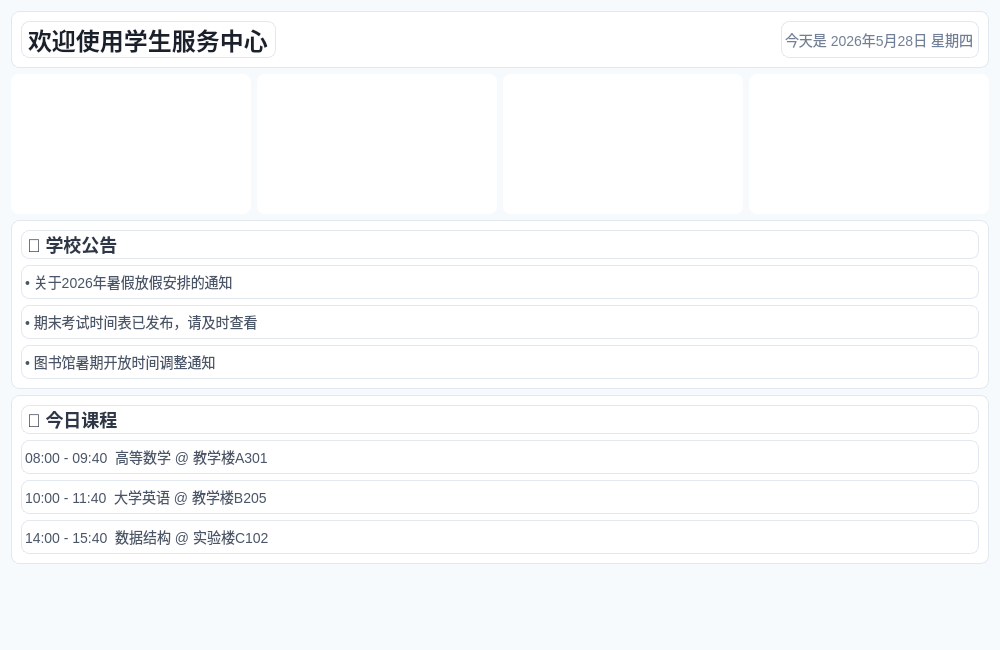
<?xml version="1.0" encoding="UTF-8"?>
<ui version="4.0">
 <class>StudentHomePage</class>
 <widget class="QWidget" name="StudentHomePage">
  <property name="geometry">
   <rect>
    <x>0</x>
    <y>0</y>
    <width>1000</width>
    <height>650</height>
   </rect>
  </property>
  <property name="styleSheet">
   <string notr="true">QWidget {
    background: #f7fafc;
}
QFrame {
    background: white;
    border-radius: 8px;
    border: 1px solid #e2e8f0;
}
QLabel {
    color: #4a5568;
}
</string>
  </property>
  <layout class="QVBoxLayout" name="verticalLayout">
   <item>
    <widget class="QFrame" name="headerFrame">
     <layout class="QHBoxLayout" name="horizontalLayout">
      <item>
       <widget class="QLabel" name="studentNameLabel">
        <property name="styleSheet">
         <string notr="true">font-size: 24px; font-weight: bold; color: #1a202c;</string>
        </property>
        <property name="text">
         <string>欢迎使用学生服务中心</string>
        </property>
       </widget>
      </item>
      <item>
       <spacer name="horizontalSpacer">
        <property name="orientation">
         <enum>Qt::Orientation::Horizontal</enum>
        </property>
        <property name="sizeHint" stdset="0">
         <size>
          <width>40</width>
          <height>20</height>
         </size>
        </property>
       </spacer>
      </item>
      <item>
       <widget class="QLabel" name="dateLabel">
        <property name="styleSheet">
         <string notr="true">font-size: 14px; color: #718096;</string>
        </property>
        <property name="text">
         <string>今天是 2026年5月28日 星期四</string>
        </property>
       </widget>
      </item>
     </layout>
    </widget>
   </item>
   <item>
    <layout class="QHBoxLayout" name="horizontalLayout_2">
     <item>
      <widget class="QFrame" name="courseCountFrame">
       <property name="styleSheet">
        <string notr="true">QFrame {
        background-color: qlineargradient(
            x1:0, y1:0,
            x2:1, y2:1,
            stop:0 #667eea,
            stop:1 #764ba2
        );
        border: none;
    }
    QLabel {
        color: white;
    }</string>
       </property>
       <layout class="QVBoxLayout" name="verticalLayout_2">
        <item>
         <widget class="QLabel" name="courseIcon">
          <property name="styleSheet">
           <string notr="true">font-size: 32px;</string>
          </property>
          <property name="text">
           <string>📚</string>
          </property>
         </widget>
        </item>
        <item>
         <widget class="QLabel" name="courseCount">
          <property name="styleSheet">
           <string notr="true">font-size: 28px; font-weight: bold;</string>
          </property>
          <property name="text">
           <string>6</string>
          </property>
         </widget>
        </item>
        <item>
         <widget class="QLabel" name="courseLabel">
          <property name="styleSheet">
           <string notr="true">font-size: 14px; opacity: 0.9;</string>
          </property>
          <property name="text">
           <string>本学期课程</string>
          </property>
         </widget>
        </item>
       </layout>
      </widget>
     </item>
     <item>
      <widget class="QFrame" name="creditFrame">
       <property name="styleSheet">
        <string notr="true">QFrame {
        background-color: qlineargradient(
            x1:0, y1:0,
            x2:1, y2:1,
            stop:0 #f093fb,
            stop:1 #f5576c
        );
    border: none;
}
QLabel {
    color: white;
}</string>
       </property>
       <layout class="QVBoxLayout" name="verticalLayout_3">
        <item>
         <widget class="QLabel" name="creditIcon">
          <property name="styleSheet">
           <string notr="true">font-size: 32px;</string>
          </property>
          <property name="text">
           <string>🎯</string>
          </property>
         </widget>
        </item>
        <item>
         <widget class="QLabel" name="creditCount">
          <property name="styleSheet">
           <string notr="true">font-size: 28px; font-weight: bold;</string>
          </property>
          <property name="text">
           <string>18.5</string>
          </property>
         </widget>
        </item>
        <item>
         <widget class="QLabel" name="creditLabel">
          <property name="styleSheet">
           <string notr="true">font-size: 14px; opacity: 0.9;</string>
          </property>
          <property name="text">
           <string>已修学分</string>
          </property>
         </widget>
        </item>
       </layout>
      </widget>
     </item>
     <item>
      <widget class="QFrame" name="gpaFrame">
       <property name="styleSheet">
        <string notr="true">QFrame {
        background-color: qlineargradient(
            x1:0, y1:0,
            x2:1, y2:1,
            stop:0 #4facfe,
            stop:1 #00f2fe
        );
    border: none;
}
QLabel {
    color: white;
}</string>
       </property>
       <layout class="QVBoxLayout" name="verticalLayout_4">
        <item>
         <widget class="QLabel" name="gpaIcon">
          <property name="styleSheet">
           <string notr="true">font-size: 32px;</string>
          </property>
          <property name="text">
           <string>📊</string>
          </property>
         </widget>
        </item>
        <item>
         <widget class="QLabel" name="gpaCount">
          <property name="styleSheet">
           <string notr="true">font-size: 28px; font-weight: bold;</string>
          </property>
          <property name="text">
           <string>3.85</string>
          </property>
         </widget>
        </item>
        <item>
         <widget class="QLabel" name="gpaLabel">
          <property name="styleSheet">
           <string notr="true">font-size: 14px; opacity: 0.9;</string>
          </property>
          <property name="text">
           <string>平均绩点</string>
          </property>
         </widget>
        </item>
       </layout>
      </widget>
     </item>
     <item>
      <widget class="QFrame" name="rankFrame">
       <property name="styleSheet">
        <string notr="true">QFrame {
        background-color: qlineargradient(
            x1:0, y1:0,
            x2:1, y2:1,
            stop:0 #fa709a,
            stop:1 #fee140
        );
    border: none;
}
QLabel {
    color: white;
}</string>
       </property>
       <layout class="QVBoxLayout" name="verticalLayout_5">
        <item>
         <widget class="QLabel" name="rankIcon">
          <property name="styleSheet">
           <string notr="true">font-size: 32px;</string>
          </property>
          <property name="text">
           <string>🏆</string>
          </property>
         </widget>
        </item>
        <item>
         <widget class="QLabel" name="rankCount">
          <property name="styleSheet">
           <string notr="true">font-size: 28px; font-weight: bold;</string>
          </property>
          <property name="text">
           <string>5/45</string>
          </property>
         </widget>
        </item>
        <item>
         <widget class="QLabel" name="rankLabel">
          <property name="styleSheet">
           <string notr="true">font-size: 14px; opacity: 0.9;</string>
          </property>
          <property name="text">
           <string>班级排名</string>
          </property>
         </widget>
        </item>
       </layout>
      </widget>
     </item>
    </layout>
   </item>
   <item>
    <widget class="QFrame" name="noticeFrame">
     <layout class="QVBoxLayout" name="verticalLayout_6">
      <item>
       <widget class="QLabel" name="noticeTitle">
        <property name="styleSheet">
         <string notr="true">font-size: 18px; font-weight: bold; color: #2d3748;</string>
        </property>
        <property name="text">
         <string>📢 学校公告</string>
        </property>
       </widget>
      </item>
      <item>
       <widget class="QLabel" name="notice1">
        <property name="styleSheet">
         <string notr="true">font-size: 14px; color: #4a5568; padding: 5px 0;</string>
        </property>
        <property name="text">
         <string>• 关于2026年暑假放假安排的通知</string>
        </property>
       </widget>
      </item>
      <item>
       <widget class="QLabel" name="notice2">
        <property name="styleSheet">
         <string notr="true">font-size: 14px; color: #4a5568; padding: 5px 0;</string>
        </property>
        <property name="text">
         <string>• 期末考试时间表已发布，请及时查看</string>
        </property>
       </widget>
      </item>
      <item>
       <widget class="QLabel" name="notice3">
        <property name="styleSheet">
         <string notr="true">font-size: 14px; color: #4a5568; padding: 5px 0;</string>
        </property>
        <property name="text">
         <string>• 图书馆暑期开放时间调整通知</string>
        </property>
       </widget>
      </item>
     </layout>
    </widget>
   </item>
   <item>
    <widget class="QFrame" name="scheduleFrame">
     <layout class="QVBoxLayout" name="verticalLayout_7">
      <item>
       <widget class="QLabel" name="scheduleTitle">
        <property name="styleSheet">
         <string notr="true">font-size: 18px; font-weight: bold; color: #2d3748;</string>
        </property>
        <property name="text">
         <string>📅 今日课程</string>
        </property>
       </widget>
      </item>
      <item>
       <widget class="QLabel" name="schedule1">
        <property name="styleSheet">
         <string notr="true">font-size: 14px; color: #4a5568; padding: 5px 0;</string>
        </property>
        <property name="text">
         <string>08:00 - 09:40  高等数学 @ 教学楼A301</string>
        </property>
       </widget>
      </item>
      <item>
       <widget class="QLabel" name="schedule2">
        <property name="styleSheet">
         <string notr="true">font-size: 14px; color: #4a5568; padding: 5px 0;</string>
        </property>
        <property name="text">
         <string>10:00 - 11:40  大学英语 @ 教学楼B205</string>
        </property>
       </widget>
      </item>
      <item>
       <widget class="QLabel" name="schedule3">
        <property name="styleSheet">
         <string notr="true">font-size: 14px; color: #4a5568; padding: 5px 0;</string>
        </property>
        <property name="text">
         <string>14:00 - 15:40  数据结构 @ 实验楼C102</string>
        </property>
       </widget>
      </item>
     </layout>
    </widget>
   </item>
   <item>
    <spacer name="verticalSpacer">
     <property name="orientation">
      <enum>Qt::Orientation::Vertical</enum>
     </property>
     <property name="sizeHint" stdset="0">
      <size>
       <width>20</width>
       <height>40</height>
      </size>
     </property>
    </spacer>
   </item>
  </layout>
 </widget>
 <resources/>
 <connections/>
</ui>
